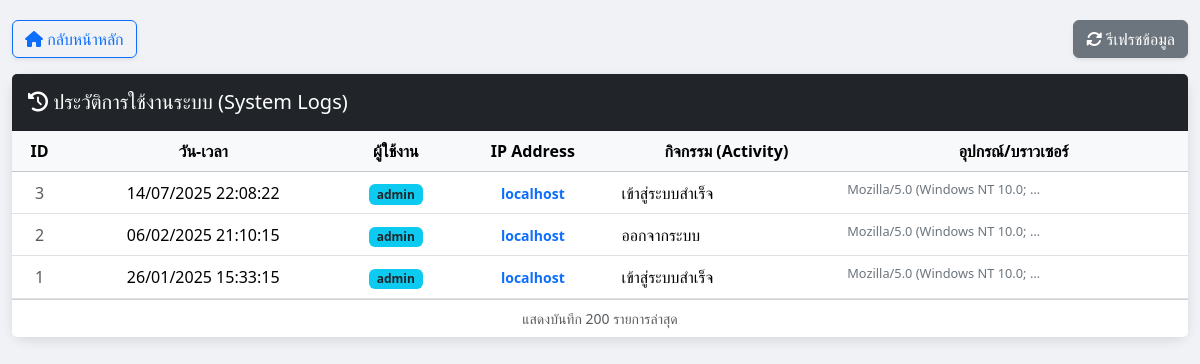
Page /view_logs.php (signed in) on the committed database.
### tables this page shows
CREATE TABLE `log_tb` (
  `log_id` int(10) UNSIGNED NOT NULL,
  `username` varchar(100) NOT NULL,
  `ip_address` varchar(100) NOT NULL,
  `ua` varchar(100) NOT NULL,
  `activity` varchar(100) NOT NULL,
  `date_time` datetime NOT NULL
);

### view_logs.php (the view, shortened to what this page needs)
<?php
include 'check_permission.php';
?>
<!DOCTYPE html>
<html lang="th">
<head>
    <?php
		include 'lib_head.php';
	?>
</head>
<body>
    <div class="container-fluid" style="max-width: 1200px;">
        <div class="d-flex justify-content-between mb-3">
            <a href="index.php" class="btn btn-outline-primary shadow-sm"><i class="fas fa-home"></i> กลับหน้าหลัก</a>
            <button class="btn btn-secondary shadow-sm" onclick="window.location.reload();">
                <i class="fas fa-sync-alt"></i> รีเฟรชข้อมูล
            </button>
        </div>
        <div class="card main-card">
            <div class="card-header bg-dark text-white py-3">
                <h5 class="mb-0"><i class="fas fa-history"></i> ประวัติการใช้งานระบบ (System Logs)</h5>
            </div>
            <div class="card-body p-0">
                <div class="table-responsive">
                    <table class="table table-hover align-middle mb-0">
                        <thead class="table-light text-center">
                            <tr>
                                <th>ID</th>
                                <th>วัน-เวลา</th>
                                <th>ผู้ใช้งาน</th>
                                <th>IP Address</th>
                                <th>กิจกรรม (Activity)</th>
                                <th>อุปกรณ์/บราวเซอร์</th>
                            </tr>
                        </thead>
                        <tbody>
                            <?php
                            try {
                                $stmt = $conn->query("SELECT * FROM log_tb ORDER BY log_id DESC LIMIT 200");
                                while($row = $stmt->fetch(PDO::FETCH_ASSOC)) {
                                    echo "<tr>";
                                    echo "<td class='text-center text-muted'>{$row['log_id']}</td>";
                                    echo "<td class='text-center' style='white-space:nowrap;'>".date('d/m/Y H:i:s', strtotime($row['date_time']))."</td>";
                                    echo "<td class='text-center'><span class='badge bg-info text-dark'>{$row['username']}</span></td>";
                                    echo "<td class='text-center'><small class='fw-bold text-primary'>{$row['ip_address']}</small></td>";
                                    echo "<td>" . htmlspecialchars($row['activity']) . "</td>";
                                    echo "<td><span class='ua-text' title='".htmlspecialchars($row['ua'])."'>{$row['ua']}</span></td>";
                                    echo "</tr>";
                                }
                            } catch (PDOException $e) {
                                echo "<tr><td colspan='6' class='text-center text-danger'>เกิดข้อผิดพลาด: {$e->getMessage()}</td></tr>";
                            }
                            ?>
                        </tbody>
                    </table>
                </div>
            </div>
            <div class="card-footer bg-white text-muted small text-center">
                แสดงบันทึก 200 รายการล่าสุด
            </div>
        </div>
    </div>
</body>
</html>

### view_logs.php (style rules this page uses)
body { background-color: #f0f2f5; padding-top: 20px; }
.main-card { border-radius: 1rem; box-shadow: 0 4px 12px rgba(0,0,0,0.1); border: none; }
.ua-text { max-width: 200px; overflow: hidden; text-overflow: ellipsis; white-space: nowrap; display: inline-block; font-size: 0.8rem; color: #6c757d; }

### rows in the picture
log_tb: log_id "3", date_time "14/07/2025 22:08:22", username "admin", ip_address "localhost", activity "เข้าสู่ระบบสำเร็จ", ua "Mozilla/5.0 (Windows NT 10.0;…"
log_tb: log_id "2", date_time "06/02/2025 21:10:15", username "admin", ip_address "localhost", activity "ออกจากระบบ", ua "Mozilla/5.0 (Windows NT 10.0;…"
log_tb: log_id "1", date_time "26/01/2025 15:33:15", username "admin", ip_address "localhost", activity "เข้าสู่ระบบสำเร็จ", ua "Mozilla/5.0 (Windows NT 10.0;…"
